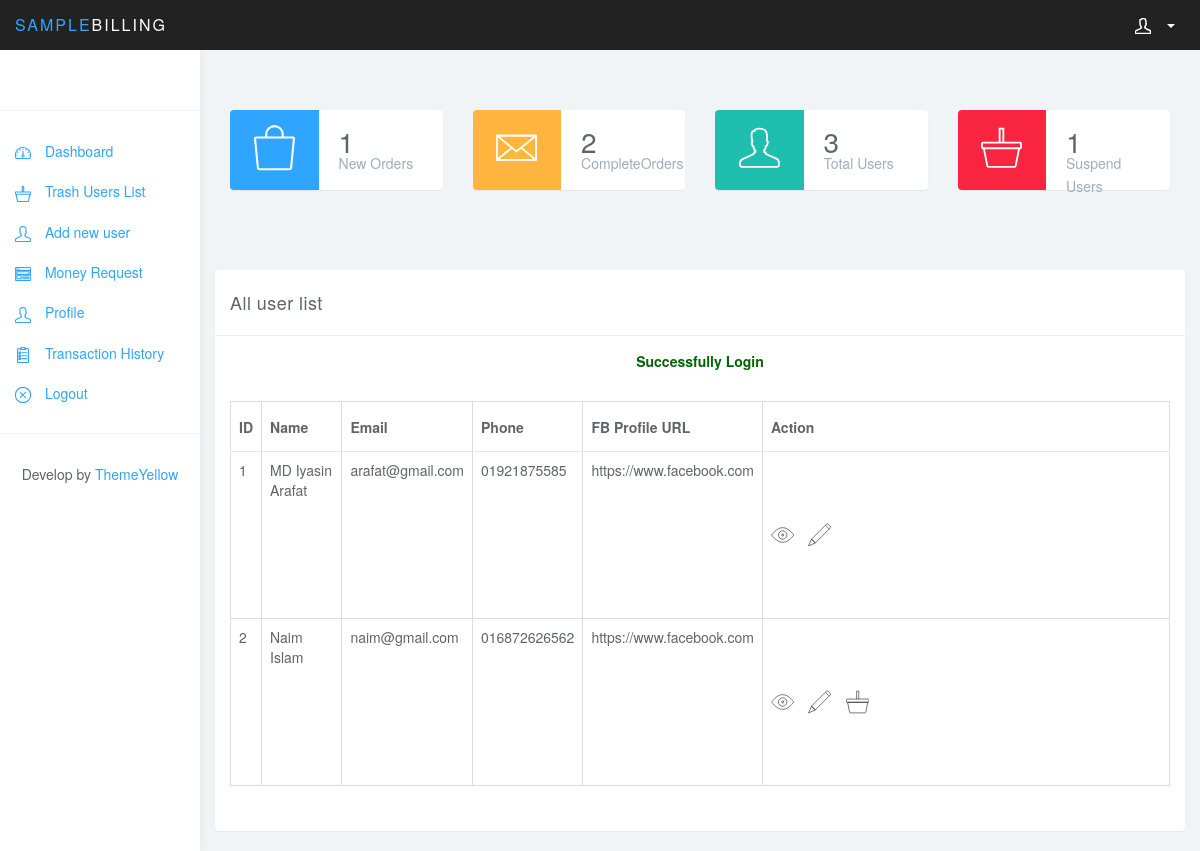
Page /views/index.php?id=587537ab98cd9 (signed in) on the committed database.
### tables this page shows
CREATE TABLE `user_table` (
  `id` int(11) NOT NULL,
  `unique_id` varchar(255) NOT NULL,
  `name` varchar(255) NOT NULL,
  `password` varchar(255) NOT NULL,
  `email` varchar(255) NOT NULL,
  `phone` varchar(255) NOT NULL,
  `fb_profile_url` varchar(255) NOT NULL,
  `is_admin` int(11) NOT NULL,
  `is_delete` int(11) NOT NULL,
  `created` datetime NOT NULL,
  `modified` datetime NOT NULL,
  `restore` datetime NOT NULL,
  `deleted` datetime NOT NULL
);

### views/index.php (the view, shortened to what this page needs)
<?
include_once "../src/SampleBilling.php";
$obj = new SampleBilling();
$obj->loginCheck();
$allData = $obj->index();
$countNewOrder = $obj->countNewOrder();
$countCompleteOrder = $obj->countCompleteOrder();
$countUsers = $obj->countUsers();
$countTrashUser = $obj->countTrashUser();
include_once "header.php";
include_once "navbar.php";
include_once "sidebar.php";
?>
<div class="col-sm-9 col-sm-offset-3 col-lg-10 col-lg-offset-2 main">
    <div class="row mtb60">
        <div class="col-xs-12 col-md-6 col-lg-3">
            <div class="panel panel-blue panel-widget ">
                <div class="row no-padding">
                    <div class="col-sm-3 col-lg-5 widget-left">
                        <svg class="glyph stroked bag">
                            <use xlink:href="#stroked-bag"></use>
                        </svg>
                    </div>
                    <div class="col-sm-9 col-lg-7 widget-right">
                        <div class="large"><? echo $countNewOrder['is_new']; ?></div>
                        <div class="text-muted">New Orders</div>
                    </div>
                </div>
            </div>
        </div>
        <div class="col-xs-12 col-md-6 col-lg-3">
            <div class="panel panel-orange panel-widget">
                <div class="row no-padding">
                    <div class="col-sm-3 col-lg-5 widget-left">
                        <svg class="glyph stroked email">
                            <use xlink:href="#stroked-email"></use>
                        </svg>
                    </div>
                    <div class="col-sm-9 col-lg-7 widget-right">
                        <div class="large"><? echo $countCompleteOrder['is_accept']; ?></div>
                        <div class="text-muted">CompleteOrders</div>
                    </div>
                </div>
            </div>
        </div>
        <div class="col-xs-12 col-md-6 col-lg-3">
            <div class="panel panel-teal panel-widget">
                <div class="row no-padding">
                    <div class="col-sm-3 col-lg-5 widget-left">
                        <svg class="glyph stroked male-user">
                            <use xlink:href="#stroked-male-user"></use>
                        </svg>
                    </div>
                    <div class="col-sm-9 col-lg-7 widget-right">
                        <div class="large"><? echo $countUsers['id'];?></div>
                        <div class="text-muted">Total Users</div>
                    </div>
                </div>
            </div>
        </div>
        <div class="col-xs-12 col-md-6 col-lg-3">
            <div class="panel panel-red panel-widget">
                <div class="row no-padding">
                    <div class="col-sm-3 col-lg-5 widget-left">
                        <svg class="glyph stroked basket ">
                            <use xlink:href="#stroked-basket"></use>
                        </svg>
                    </div>
                    <div class="col-sm-9 col-lg-7 widget-right">
                        <div class="large"><? echo $countTrashUser['is_delete'];?></div>
                        <div class="text-muted">Suspend Users</div>
                    </div>
                </div>
            </div>
        </div>
    </div>
    <div class="row">
        <div class="col-lg-12">
            <div class="panel panel-default">
                <div class="panel-heading">All user list</div>
                <div class="panel-body">
                    <div class="row">
                        <div class="col-md-12">
                            <strong class="success"><? $obj->validationMessage("Login") ?></strong>
                            <div class="table-responsive mtb30">
                                <table class="table table-bordered table-hover">
                                    <thead>
                                    <tr>
                                        <th>ID</th>
                                        <th>Name</th>
                                        <th>Email</th>
                                        <th>Phone</th>
                                        <th>FB Profile URL</th>
                                        <th>Action</th>
                                    </tr>
                                    </thead>
                                    <tbody>
                                    <?
                                    if (isset($allData) && !empty($allData)){
                                    $serial = 1;
                                    foreach ($allData as $onedata) {
                                        ?>
                                        <tr>
                                            <td><?php echo $serial++; ?></td>
                                            <td><?php echo $onedata['name'] ?></td>
                                            <td><?php echo $onedata['email'] ?></td>
                                            <td><?php echo $onedata['phone'] ?></td>
                                            <td><?php echo $onedata['fb_profile_url'] ?></td>
                                            <td><a href="show.php?id=<?php echo $onedata['unique_id'] ?>" data-toggle="tooltip" data-placement="top" title="View">
                                                    <svg class="ticon glyph stroked eye"><use xlink:href="#stroked-eye"></use></svg>
                                                </a>
                                                <?php if (!empty($_SESSION['Login_data']['is_admin']) == 1) { ?>
                                                <a href="edit.php?id=<?php echo $onedata['unique_id'] ?>" data-toggle="tooltip" data-placement="top" title="Edit">
                                                    <svg class="ticon glyph stroked pencil"><use xlink:href="#stroked-pencil"></use></svg>
                                                </a>
                                                <?php if ($onedata['is_admin'] == 0) { ?>
                                                    <a href="trash.php?id=<?php echo $onedata['unique_id'] ?>"
                                                       onclick="return confirm('Are you sure?');"  data-toggle="tooltip" data-placement="top" title="Suspend">
                                                        <svg class="ticon glyph stroked basket "><use xlink:href="#stroked-basket"></use></svg>
                                                    </a>
                                                <?php } ?>
                                            </td>
                                            <?php } ?>
                                        </tr>
                                    <?php } } else { ?>
                                        <td colspan="6" class="text-center"><strong>No Available Data</strong></td>
                                    <? } ?>
                                    </tbody>
                                </table>
                            </div>
                        </div>
                    </div>
                </div>
            </div>
        </div>
    </div>
</div>
<?
include_once "footer.php"
?>

### views/css/styles.css (style rules this page uses)
body { background: #f1f4f7; padding-top: 50px; color: #5f6468; }
a, a:hover, a:focus { color: #30a5ff; }
.large { font-size: 2em; }
.text-muted { color: #9fadbb; }
.no-padding { padding: 0; margin: 0; }
.panel { border: 0; }
.panel-heading { font-size: 18px; font-weight: 300; letter-spacing: 0.025em; height: 66px; line-height: 45px; }
.panel-default .panel-heading { background: #fff; border-bottom: 1px solid #eee; color: #5f6468; }
.panel-widget { padding: 0; position: relative; }
.panel-blue { background: #30a5ff; color: #fff; }
.panel-teal { background: #1ebfae; color: #fff; }
.panel-orange { background: #ffb53e; color: #fff; }
.panel-red { background: #f9243f; color: #fff; }
.panel-blue .text-muted, .panel-teal .text-muted, .panel-orange .text-muted, .panel-red .text-muted { color: rgba(255, 255, 255, .5); }
.widget-left { height: 80px; padding-top: 15px; text-align: center; border-top-left-radius: 4px; border-bottom-left-radius: 4px; }
.widget-right { text-align: left; line-height: 1.6em; margin: 0px; padding: 20px; height: 80px; color: #999; font-weight: 300; background: #fff; border-top-right-radius: 4px; border-bottom-right-radius: 4px; }
.widget-right .text-muted { color: #9fadbb; }
.widget-right .large { color: #5f6468; }
.panel-blue .widget-left { background: #30a5ff; color: #fff; }
.panel-teal .widget-left { background: #1ebfae; color: #fff; }
.panel-orange .widget-left { background: #ffb53e; color: #fff; }
.panel-red .widget-left { background: #f9243f; color: #fff; }
.panel-widget { background: #fff; }
.table { background: #fff; }
.table>thead>tr>th { border-bottom: 1px solid #e6e7e8; vertical-align: middle; height: 50px; }
.panel-widget .glyph { stroke-width: 2px; }

### views/css/custom.css (style rules this page uses)
a, a:hover, a:focus { text-decoration: none; }
.mtb60 { margin: 60px 0; }
.mtb30 { margin: 30px 0; }
.success { color: darkgreen; text-align: center; display: block; }
.table .ticon { width: 6%; height: 22%;; margin-right: 10px; color: #000; }

### rows in the picture
user_table: name "MD Iyasin Arafat", email "arafat@gmail.com", phone "01921875585", fb_profile_url "https://www.facebook.com"
user_table: name "Naim Islam", email "naim@gmail.com", phone "016872626562", fb_profile_url "https://www.facebook.com"

### other values in the picture
$countNewOrder['is_new'] "1"
$countCompleteOrder['is_accept'] "2"
$countUsers['id'] "3"
$countTrashUser['is_delete'] "1"
$_SESSION["$validM"] "Successfully Login"
